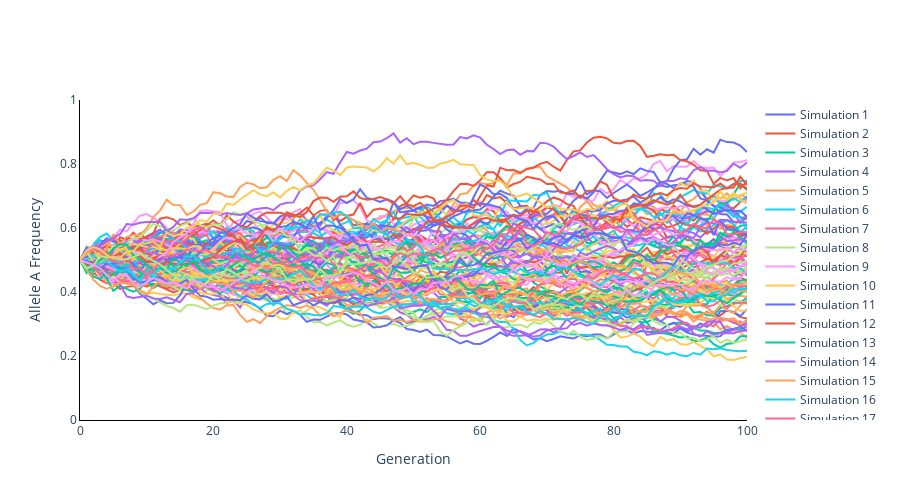

The cell this chart's notebook holds for it:
### Code cell
# line plot
from plotly.graph_objs import *


simulations = []
for index, value in enumerate(freqA_list_sim):
    legend_title = f"Simulation {index + 1}"
    simulation = Scatter(x=list(range(len(value))), y=value, mode='lines', name=legend_title)
    simulations.append(simulation)

fig = Figure(data=simulations)
fig.update_layout(
    yaxis_range=[0,1],
    plot_bgcolor = 'white',
    xaxis_title='Generation',
    yaxis_title='Allele A Frequency',
    width=900,  # Width in pixels
    height=500  # Height in pixels
)
fig.update_yaxes(showline = True, linecolor = 'black', linewidth = 1)
fig.update_xaxes(showline = True, linecolor = 'black', linewidth = 1)
fig.show()
